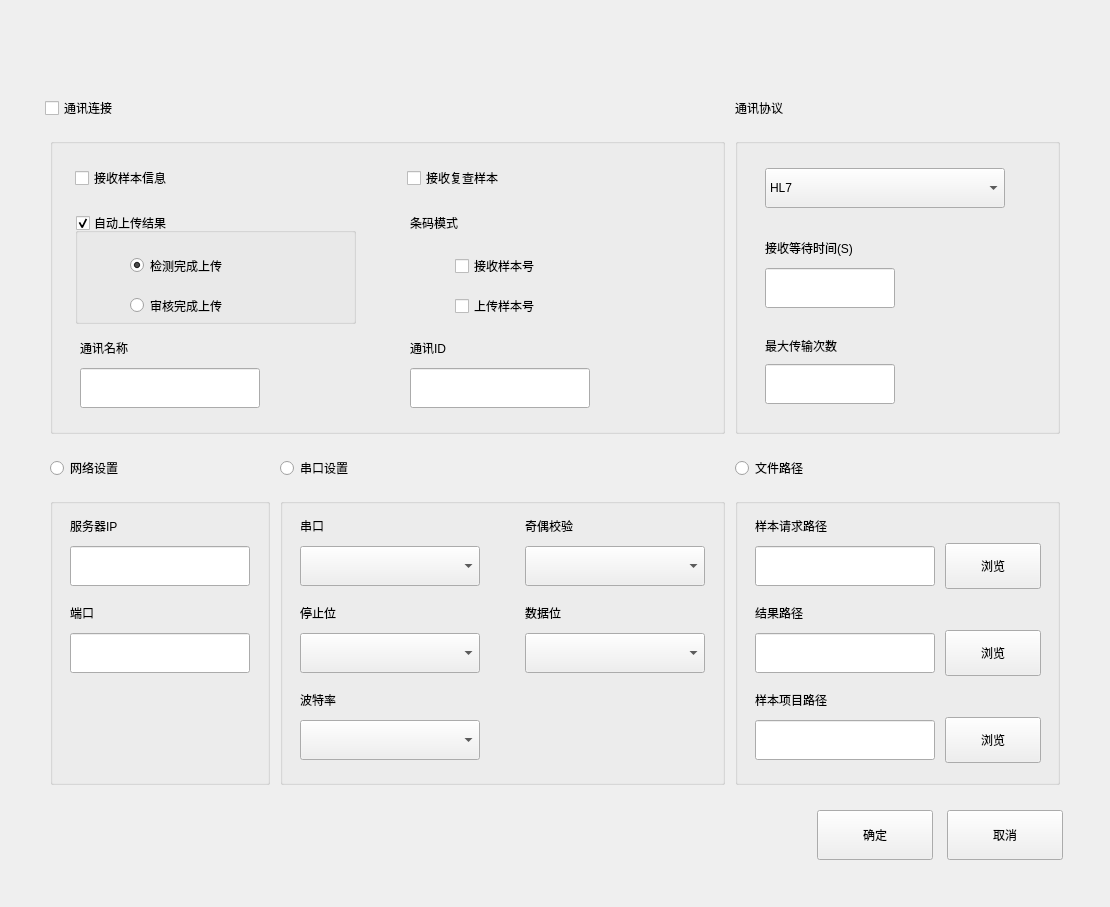
<?xml version="1.0" encoding="UTF-8"?>
<ui version="4.0">
 <class>CommParamSetDlg</class>
 <widget class="BaseDlg" name="CommParamSetDlg">
  <property name="geometry">
   <rect>
    <x>0</x>
    <y>0</y>
    <width>1110</width>
    <height>907</height>
   </rect>
  </property>
  <property name="windowTitle">
   <string notr="true">CommParamSetDlg</string>
  </property>
  <widget class="QPushButton" name="save_btn">
   <property name="geometry">
    <rect>
     <x>817</x>
     <y>810</y>
     <width>116</width>
     <height>50</height>
    </rect>
   </property>
   <property name="text">
    <string>确定</string>
   </property>
   <property name="buttons" stdset="0">
    <string>btn_dlg</string>
   </property>
  </widget>
  <widget class="QPushButton" name="close_btn">
   <property name="geometry">
    <rect>
     <x>947</x>
     <y>810</y>
     <width>116</width>
     <height>50</height>
    </rect>
   </property>
   <property name="text">
    <string>取消</string>
   </property>
   <property name="buttons" stdset="0">
    <string notr="true">btn_dlg</string>
   </property>
  </widget>
  <widget class="QRadioButton" name="seriial_port_set_radiobtn">
   <property name="geometry">
    <rect>
     <x>280</x>
     <y>448</y>
     <width>445</width>
     <height>40</height>
    </rect>
   </property>
   <property name="text">
    <string>串口设置</string>
   </property>
  </widget>
  <widget class="QRadioButton" name="tcp_set_radiobtn">
   <property name="geometry">
    <rect>
     <x>50</x>
     <y>448</y>
     <width>220</width>
     <height>40</height>
    </rect>
   </property>
   <property name="text">
    <string>网络设置</string>
   </property>
  </widget>
  <widget class="QGroupBox" name="groupBox">
   <property name="geometry">
    <rect>
     <x>280</x>
     <y>498</y>
     <width>445</width>
     <height>287</height>
    </rect>
   </property>
   <property name="title">
    <string/>
   </property>
   <property name="borders" stdset="0">
    <string notr="true">all</string>
   </property>
   <widget class="QComboBox" name="parity_check_cbox">
    <property name="geometry">
     <rect>
      <x>245</x>
      <y>48</y>
      <width>180</width>
      <height>40</height>
     </rect>
    </property>
    <property name="currentText">
     <string notr="true"/>
    </property>
   </widget>
   <widget class="QLabel" name="label">
    <property name="geometry">
     <rect>
      <x>20</x>
      <y>8</y>
      <width>220</width>
      <height>40</height>
     </rect>
    </property>
    <property name="text">
     <string>串口</string>
    </property>
   </widget>
   <widget class="QLabel" name="label_5">
    <property name="geometry">
     <rect>
      <x>20</x>
      <y>182</y>
      <width>220</width>
      <height>40</height>
     </rect>
    </property>
    <property name="text">
     <string>波特率</string>
    </property>
   </widget>
   <widget class="QLabel" name="label_2">
    <property name="geometry">
     <rect>
      <x>245</x>
      <y>95</y>
      <width>201</width>
      <height>40</height>
     </rect>
    </property>
    <property name="text">
     <string>数据位</string>
    </property>
   </widget>
   <widget class="QComboBox" name="seriial_port_cbox">
    <property name="geometry">
     <rect>
      <x>20</x>
      <y>48</y>
      <width>180</width>
      <height>40</height>
     </rect>
    </property>
    <property name="currentText">
     <string notr="true"/>
    </property>
   </widget>
   <widget class="QComboBox" name="data_bit_cbox">
    <property name="geometry">
     <rect>
      <x>245</x>
      <y>135</y>
      <width>180</width>
      <height>40</height>
     </rect>
    </property>
    <property name="currentText">
     <string notr="true"/>
    </property>
   </widget>
   <widget class="QComboBox" name="stop_bit_cbox">
    <property name="geometry">
     <rect>
      <x>20</x>
      <y>135</y>
      <width>180</width>
      <height>40</height>
     </rect>
    </property>
    <property name="currentText">
     <string notr="true"/>
    </property>
   </widget>
   <widget class="QLabel" name="label_3">
    <property name="geometry">
     <rect>
      <x>20</x>
      <y>95</y>
      <width>220</width>
      <height>40</height>
     </rect>
    </property>
    <property name="text">
     <string>停止位</string>
    </property>
   </widget>
   <widget class="QComboBox" name="baud_tate_cbox">
    <property name="geometry">
     <rect>
      <x>20</x>
      <y>222</y>
      <width>180</width>
      <height>40</height>
     </rect>
    </property>
    <property name="currentText">
     <string notr="true"/>
    </property>
   </widget>
   <widget class="QLabel" name="label_4">
    <property name="geometry">
     <rect>
      <x>245</x>
      <y>8</y>
      <width>191</width>
      <height>40</height>
     </rect>
    </property>
    <property name="text">
     <string>奇偶校验</string>
    </property>
   </widget>
  </widget>
  <widget class="QGroupBox" name="groupBox_2">
   <property name="geometry">
    <rect>
     <x>50</x>
     <y>498</y>
     <width>220</width>
     <height>287</height>
    </rect>
   </property>
   <property name="title">
    <string/>
   </property>
   <property name="borders" stdset="0">
    <string>all</string>
   </property>
   <widget class="QLineEdit" name="service_port_edit">
    <property name="geometry">
     <rect>
      <x>20</x>
      <y>135</y>
      <width>180</width>
      <height>40</height>
     </rect>
    </property>
   </widget>
   <widget class="QLabel" name="label_6">
    <property name="geometry">
     <rect>
      <x>20</x>
      <y>8</y>
      <width>181</width>
      <height>40</height>
     </rect>
    </property>
    <property name="text">
     <string>服务器IP</string>
    </property>
   </widget>
   <widget class="QLineEdit" name="service_ip_edit">
    <property name="geometry">
     <rect>
      <x>20</x>
      <y>48</y>
      <width>180</width>
      <height>40</height>
     </rect>
    </property>
   </widget>
   <widget class="QLabel" name="label_7">
    <property name="geometry">
     <rect>
      <x>20</x>
      <y>95</y>
      <width>181</width>
      <height>40</height>
     </rect>
    </property>
    <property name="text">
     <string>端口</string>
    </property>
   </widget>
  </widget>
  <widget class="QGroupBox" name="groupBox_3">
   <property name="geometry">
    <rect>
     <x>735</x>
     <y>138</y>
     <width>325</width>
     <height>296</height>
    </rect>
   </property>
   <property name="title">
    <string/>
   </property>
   <property name="borders" stdset="0">
    <string>all</string>
   </property>
   <widget class="QLineEdit" name="wait_time_edit">
    <property name="geometry">
     <rect>
      <x>30</x>
      <y>130</y>
      <width>130</width>
      <height>40</height>
     </rect>
    </property>
    <property name="maxLength">
     <number>2</number>
    </property>
   </widget>
   <widget class="QLineEdit" name="max_trans_times_edit">
    <property name="geometry">
     <rect>
      <x>30</x>
      <y>226</y>
      <width>130</width>
      <height>40</height>
     </rect>
    </property>
    <property name="maxLength">
     <number>1</number>
    </property>
   </widget>
   <widget class="QLabel" name="label_11">
    <property name="geometry">
     <rect>
      <x>30</x>
      <y>188</y>
      <width>321</width>
      <height>40</height>
     </rect>
    </property>
    <property name="text">
     <string>最大传输次数</string>
    </property>
   </widget>
   <widget class="QLabel" name="label_9">
    <property name="geometry">
     <rect>
      <x>30</x>
      <y>90</y>
      <width>321</width>
      <height>40</height>
     </rect>
    </property>
    <property name="text">
     <string>接收等待时间(S)</string>
    </property>
   </widget>
   <widget class="QComboBox" name="comm_protocol_cbox">
    <property name="geometry">
     <rect>
      <x>30</x>
      <y>30</y>
      <width>240</width>
      <height>40</height>
     </rect>
    </property>
    <item>
     <property name="text">
      <string>HL7</string>
     </property>
    </item>
    <item>
     <property name="text">
      <string>ASTM</string>
     </property>
    </item>
   </widget>
  </widget>
  <widget class="QGroupBox" name="groupBox_4">
   <property name="enabled">
    <bool>true</bool>
   </property>
   <property name="geometry">
    <rect>
     <x>50</x>
     <y>138</y>
     <width>675</width>
     <height>296</height>
    </rect>
   </property>
   <property name="title">
    <string/>
   </property>
   <property name="borders" stdset="0">
    <string>all</string>
   </property>
   <widget class="QCheckBox" name="receive_sample_info_ckbox">
    <property name="geometry">
     <rect>
      <x>25</x>
      <y>20</y>
      <width>300</width>
      <height>40</height>
     </rect>
    </property>
    <property name="text">
     <string>接收样本信息</string>
    </property>
    <property name="checks" stdset="0">
     <string>push</string>
    </property>
   </widget>
   <widget class="QCheckBox" name="receive_sample_num_ckbox">
    <property name="geometry">
     <rect>
      <x>405</x>
      <y>108</y>
      <width>261</width>
      <height>40</height>
     </rect>
    </property>
    <property name="text">
     <string>接收样本号</string>
    </property>
    <property name="checks" stdset="0">
     <string>push</string>
    </property>
   </widget>
   <widget class="QGroupBox" name="auto_upload_results_gbox">
    <property name="geometry">
     <rect>
      <x>25</x>
      <y>75</y>
      <width>281</width>
      <height>111</height>
     </rect>
    </property>
    <property name="title">
     <string>自动上传结果</string>
    </property>
    <property name="checkable">
     <bool>true</bool>
    </property>
    <property name="checks" stdset="0">
     <string notr="true">push</string>
    </property>
    <widget class="QRadioButton" name="radioButton">
     <property name="geometry">
      <rect>
       <x>55</x>
       <y>37</y>
       <width>221</width>
       <height>31</height>
      </rect>
     </property>
     <property name="text">
      <string>检测完成上传</string>
     </property>
     <property name="checked">
      <bool>true</bool>
     </property>
    </widget>
    <widget class="QRadioButton" name="radioButton_2">
     <property name="geometry">
      <rect>
       <x>55</x>
       <y>77</y>
       <width>221</width>
       <height>31</height>
      </rect>
     </property>
     <property name="text">
      <string>审核完成上传</string>
     </property>
    </widget>
   </widget>
   <widget class="QCheckBox" name="auto_upload_sample_num_ckbox">
    <property name="geometry">
     <rect>
      <x>405</x>
      <y>148</y>
      <width>261</width>
      <height>40</height>
     </rect>
    </property>
    <property name="text">
     <string>上传样本号</string>
    </property>
    <property name="checks" stdset="0">
     <string>push</string>
    </property>
   </widget>
   <widget class="QCheckBox" name="receive_recheck_sample_ckbox">
    <property name="geometry">
     <rect>
      <x>357</x>
      <y>20</y>
      <width>301</width>
      <height>40</height>
     </rect>
    </property>
    <property name="text">
     <string>接收复查样本</string>
    </property>
    <property name="checks" stdset="0">
     <string>push</string>
    </property>
   </widget>
   <widget class="QLabel" name="label_10">
    <property name="geometry">
     <rect>
      <x>360</x>
      <y>65</y>
      <width>301</width>
      <height>40</height>
     </rect>
    </property>
    <property name="text">
     <string>条码模式</string>
    </property>
   </widget>
   <widget class="QLineEdit" name="comm_params_id">
    <property name="geometry">
     <rect>
      <x>360</x>
      <y>230</y>
      <width>180</width>
      <height>40</height>
     </rect>
    </property>
    <property name="maxLength">
     <number>15</number>
    </property>
   </widget>
   <widget class="QLabel" name="label_12">
    <property name="geometry">
     <rect>
      <x>360</x>
      <y>190</y>
      <width>281</width>
      <height>40</height>
     </rect>
    </property>
    <property name="text">
     <string>通讯ID</string>
    </property>
   </widget>
   <widget class="QLineEdit" name="comm_params_name">
    <property name="geometry">
     <rect>
      <x>30</x>
      <y>230</y>
      <width>180</width>
      <height>40</height>
     </rect>
    </property>
    <property name="maxLength">
     <number>15</number>
    </property>
   </widget>
   <widget class="QLabel" name="label_13">
    <property name="geometry">
     <rect>
      <x>30</x>
      <y>190</y>
      <width>301</width>
      <height>40</height>
     </rect>
    </property>
    <property name="text">
     <string>通讯名称</string>
    </property>
   </widget>
  </widget>
  <widget class="QCheckBox" name="comm_link_ckbox">
   <property name="geometry">
    <rect>
     <x>45</x>
     <y>88</y>
     <width>600</width>
     <height>40</height>
    </rect>
   </property>
   <property name="text">
    <string>通讯连接</string>
   </property>
   <property name="checks" stdset="0">
    <string notr="true">push</string>
   </property>
  </widget>
  <widget class="QLabel" name="label_8">
   <property name="geometry">
    <rect>
     <x>735</x>
     <y>88</y>
     <width>355</width>
     <height>40</height>
    </rect>
   </property>
   <property name="text">
    <string>通讯协议</string>
   </property>
  </widget>
  <widget class="QGroupBox" name="groupBox_5">
   <property name="geometry">
    <rect>
     <x>735</x>
     <y>498</y>
     <width>325</width>
     <height>287</height>
    </rect>
   </property>
   <property name="title">
    <string/>
   </property>
   <property name="borders" stdset="0">
    <string>all</string>
   </property>
   <widget class="QLineEdit" name="test_rlt_path_edit">
    <property name="geometry">
     <rect>
      <x>20</x>
      <y>135</y>
      <width>180</width>
      <height>40</height>
     </rect>
    </property>
    <property name="readOnly">
     <bool>true</bool>
    </property>
   </widget>
   <widget class="QLabel" name="label_14">
    <property name="geometry">
     <rect>
      <x>20</x>
      <y>8</y>
      <width>331</width>
      <height>40</height>
     </rect>
    </property>
    <property name="text">
     <string>样本请求路径</string>
    </property>
   </widget>
   <widget class="QLineEdit" name="sample_req_path_edit">
    <property name="geometry">
     <rect>
      <x>20</x>
      <y>48</y>
      <width>180</width>
      <height>40</height>
     </rect>
    </property>
    <property name="readOnly">
     <bool>true</bool>
    </property>
   </widget>
   <widget class="QLabel" name="label_15">
    <property name="geometry">
     <rect>
      <x>20</x>
      <y>95</y>
      <width>331</width>
      <height>40</height>
     </rect>
    </property>
    <property name="text">
     <string>结果路径</string>
    </property>
   </widget>
   <widget class="QLineEdit" name="sample_assay_path_edit">
    <property name="geometry">
     <rect>
      <x>20</x>
      <y>222</y>
      <width>180</width>
      <height>40</height>
     </rect>
    </property>
    <property name="readOnly">
     <bool>true</bool>
    </property>
   </widget>
   <widget class="QLabel" name="label_16">
    <property name="geometry">
     <rect>
      <x>20</x>
      <y>182</y>
      <width>331</width>
      <height>40</height>
     </rect>
    </property>
    <property name="text">
     <string>样本项目路径</string>
    </property>
   </widget>
   <widget class="QPushButton" name="browse1_btn">
    <property name="geometry">
     <rect>
      <x>210</x>
      <y>45</y>
      <width>96</width>
      <height>46</height>
     </rect>
    </property>
    <property name="text">
     <string>浏览</string>
    </property>
    <property name="buttons" stdset="0">
     <string>btn_dlg</string>
    </property>
   </widget>
   <widget class="QPushButton" name="browse2_btn">
    <property name="geometry">
     <rect>
      <x>210</x>
      <y>132</y>
      <width>96</width>
      <height>46</height>
     </rect>
    </property>
    <property name="text">
     <string>浏览</string>
    </property>
    <property name="buttons" stdset="0">
     <string>btn_dlg</string>
    </property>
   </widget>
   <widget class="QPushButton" name="browse3_btn">
    <property name="geometry">
     <rect>
      <x>210</x>
      <y>219</y>
      <width>96</width>
      <height>46</height>
     </rect>
    </property>
    <property name="text">
     <string>浏览</string>
    </property>
    <property name="buttons" stdset="0">
     <string>btn_dlg</string>
    </property>
   </widget>
  </widget>
  <widget class="QRadioButton" name="file_path_radiobtn">
   <property name="geometry">
    <rect>
     <x>735</x>
     <y>448</y>
     <width>321</width>
     <height>40</height>
    </rect>
   </property>
   <property name="text">
    <string>文件路径</string>
   </property>
  </widget>
 </widget>
 <customwidgets>
  <customwidget>
   <class>BaseDlg</class>
   <extends>QWidget</extends>
   <header>shared/basedlg.h</header>
   <container>1</container>
  </customwidget>
 </customwidgets>
 <resources/>
 <connections>
  <connection>
   <sender>close_btn</sender>
   <signal>clicked()</signal>
   <receiver>CommParamSetDlg</receiver>
   <slot>close()</slot>
   <hints>
    <hint type="sourcelabel">
     <x>977</x>
     <y>693</y>
    </hint>
    <hint type="destinationlabel">
     <x>788</x>
     <y>383</y>
    </hint>
   </hints>
  </connection>
 </connections>
</ui>
